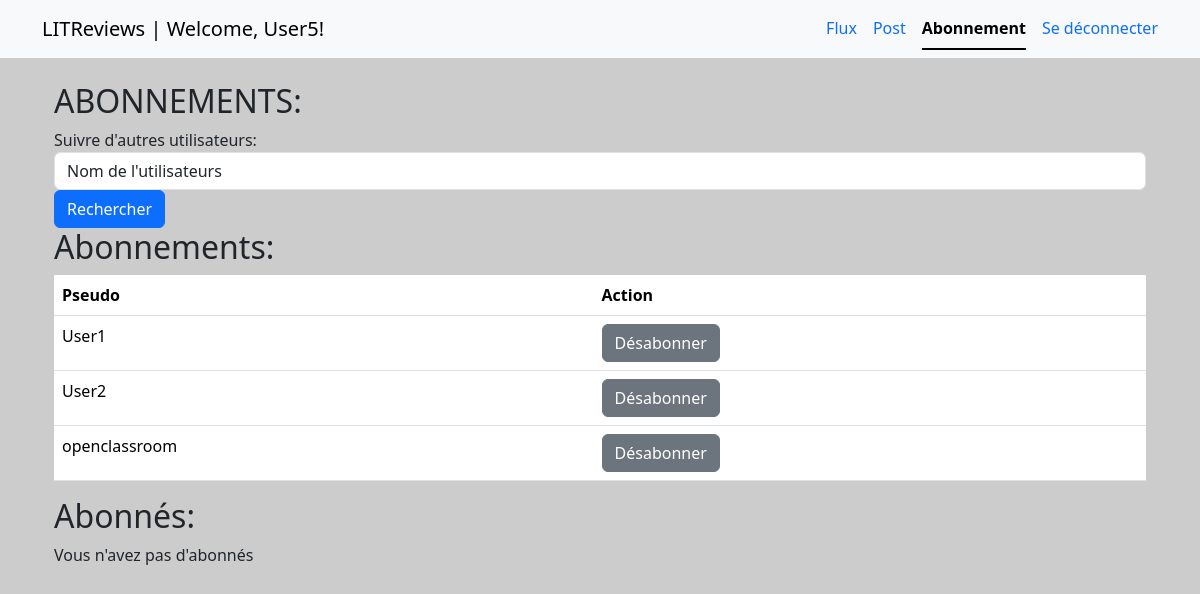
Screenshot of /LITReviews/subscription/ (signed in) with the database file from the repository.
### accounts/models.py (models this page shows)
class User(AbstractUser):
    pass

### LITReviews/models.py (models this page shows, shortened)
class UserFollows(models.Model):
    user = models.ForeignKey(
        to=settings.AUTH_USER_MODEL, on_delete=models.CASCADE, related_name="following"
    )
    followed_user = models.ForeignKey(
        to=settings.AUTH_USER_MODEL, on_delete=models.CASCADE, related_name="followers"
    )
    class Meta:
        unique_together = (
            "user",
            "followed_user",
        )

### LITReviews/views.py (the view, shortened to what this page needs)
# urls.py: path("LITReviews/subscription/", views.subscription_view, name="subscription"),
@login_required
def subscription_view(request):
    error = False
    error_message = ""
    user = request.user
    followed_users = UserFollows.objects.filter(user=user.id)
    followed_users_id = UserFollows.objects.filter(user=user.id).values(
        "followed_user__id"
    )
    followers = UserFollows.objects.filter(followed_user=user.id)
    users_to_follow = User.objects.exclude(id__in=followed_users_id).exclude(id=user.id)
    search_users = None
    context = {
        "search_users": search_users,
        "followers": followers,
        "followed_users": followed_users,
        "users_to_follow": users_to_follow,
        "error": error,
        "error_message": error_message,
    }
    return render(request, "LITReviews/subscription.html", context)

### LITReviews/templates/LITReviews/subscription.html (shortened to what this page needs)
{% extends 'LITReviews/base.html' %}
{% block content %}
<div class="container">
  <h2>ABONNEMENTS:</h2>
  <form method="POST" action="{% url 'subscription' %}">
    <div class="form-group">
      <label for="searchs">Suivre d'autres utilisateurs:</label>
      <input list="searchs" type="text" class="form-control" id="search" name="searchs" value="Nom de l'utilisateurs"
        required onfocus="this.value = '';" autocomplete="off">
    </div>
    <button type=" submit" class="btn btn-primary">Rechercher</button>
  </form>
  <div class="abonnement">
    <h2>Abonnements:</h2>
    {% if followed_users %}
    <table class="table">
      <thead>
        <tr>
          <th>Pseudo</th>
          <th>Action</th>
        </tr>
      </thead>
      <tbody>
        {% for user in followed_users %}
        <tr>
          <td>{{ user.followed_user.username }}</td>
          <td>
            <form method="POST" action="{% url 'unfollow-user' %}">
              <button type="submit" class="btn btn-secondary">Désabonner</button>
            </form>
          </td>
        </tr>
        {% endfor %}
      </tbody>
    </table>
    {% else %}
    <p>Vous ne suivez aucun utilisateur</p>
    {% endif %}
    <h2>Abonnés:</h2>
    {% if followers %}
    <table class="table">
      <thead>
        <tr>
          <th>Pseudo</th>
        </tr>
      </thead>
      <tbody>
        {% for user in followers %}
        <tr>
          <td>{{ user.user.username }}</td>
        </tr>
        {% endfor %}
      </tbody>
    </table>
    {% else %}
    <p>Vous n'avez pas d'abonnés</p>
    {% endif %}
  </div>
</div>
{% endblock %}

### LITReviews/templates/LITReviews/base.html (shortened to what this page needs)
{% load static %}
<!DOCTYPE html>
<html>
<head>
  <link href="https://cdn.jsdelivr.net/npm/bootstrap@5.3.1/dist/css/bootstrap.min.css" rel="stylesheet">
  <link rel="stylesheet" href="https://cdn.jsdelivr.net/npm/bootstrap-icons@1.8.1/font/bootstrap-icons.css">
  <link rel="stylesheet" type="text/css" href="{% static 'LITReviews/styles.css' %}">
</head>
<body class="bg-gray">
  <header>
    <nav class="navbar navbar-expand-lg navbar-light bg-light">
      <div class="container">
        <a class="navbar-brand" href="#">LITReviews {% if request.user.is_authenticated %} <span> | Welcome,
            {{request.user.username }}!</span>{% endif %}</a>
        <div class="collapse navbar-collapse" id="navbarNav">
          <ul class="nav nav-underline ms-auto">
            {% if request.user.is_authenticated %}
            <li class="nav-item">
              <a class="nav-link {% if request.path == '/LITReviews/feed/' %}active{% endif %}" href="{% url 'feed' %}">
                Flux</a>
            </li>
            <li class="nav-item">
              <a class="nav-link {% if request.path == '/LITReviews/post/' %}active{% endif %}"
                href="{% url 'post' %}">Post</a>
            </li>
            <li class="nav-item">
              <a class="nav-link {% if request.path == '/LITReviews/subscription/' %}active{% endif %}"
                href="{% url 'subscription' %}">Abonnement</a>
            </li>
            <li class="nav-item">
              <a class="nav-link" href="{% url 'logout' %}">Se déconnecter</a>
            </li>
            {% endif %}
          </ul>
        </div>
      </div>
    </nav>
  </header>
  <div class="container mt-4">
    {% block content %}{% endblock content %}
  </div>
</body>
</html>

### LITReviews/static/LITReviews/styles.css (style rules this page uses)
body { background-color: #ccc; }

### rows the page displays
User: user.username "User5"
UserFollows: followed_user.username "User1"
UserFollows: followed_user.username "User2"
UserFollows: followed_user.username "openclassroom"
